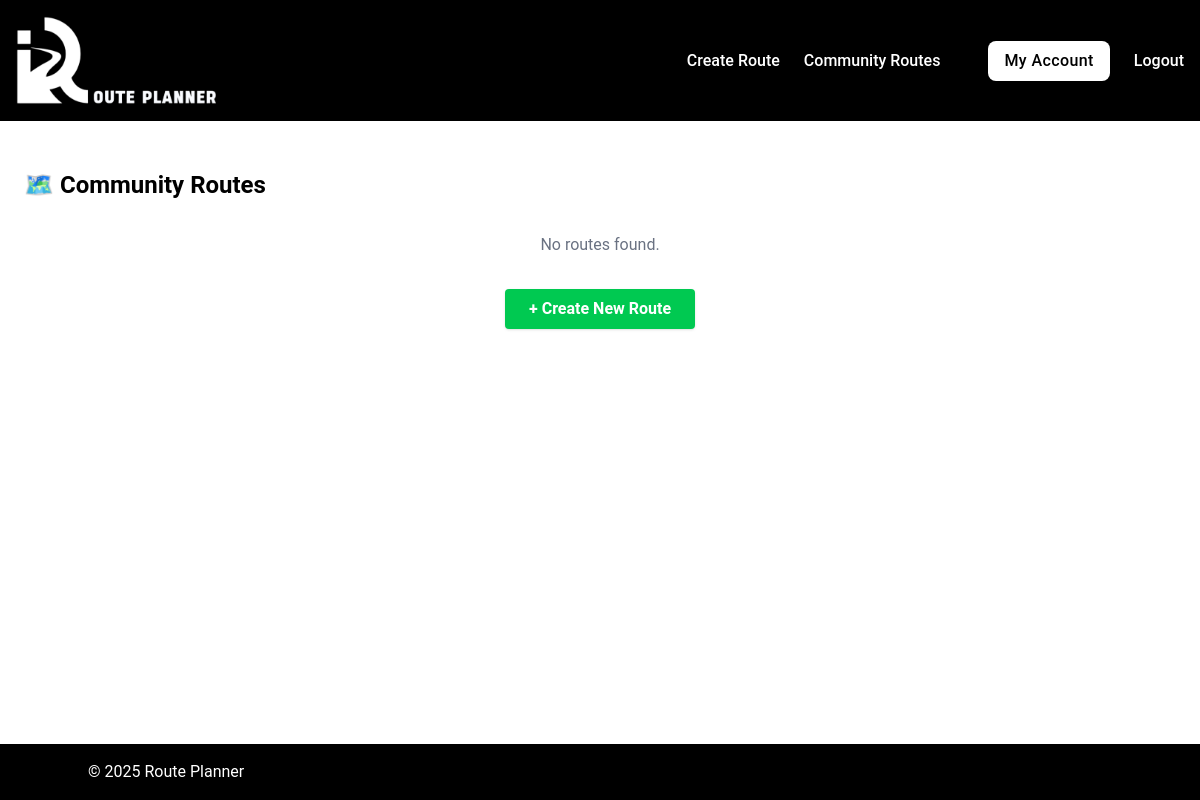
Page /routes (signed in) on the earlier database version.
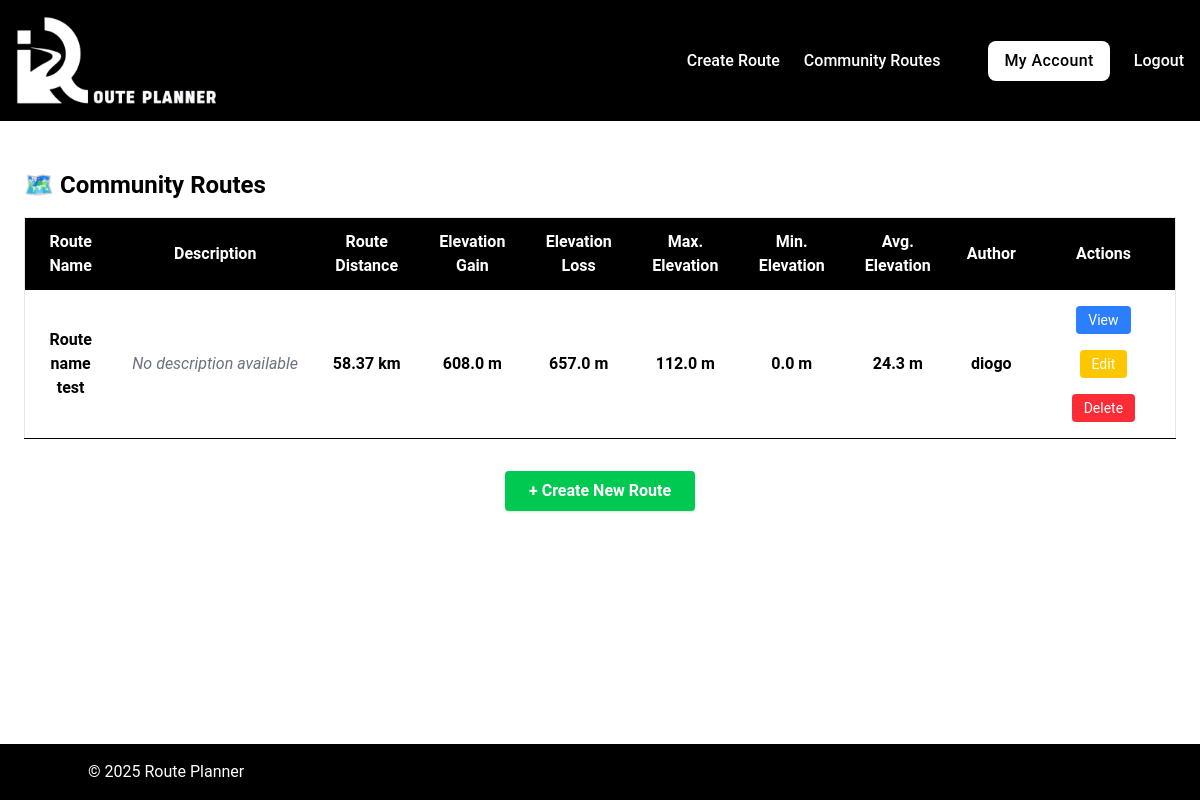
Same page on the later database version.
### tables this page shows
CREATE TABLE routes (
id INTEGER PRIMARY KEY,
user_id INTEGER NOT NULL,
name TEXT NOT NULL,
description TEXT,
coordinates TEXT NOT NULL, elevation_gain REAL DEFAULT 0, elevation_loss REAL DEFAULT 0, max_elevation REAL DEFAULT 0, min_elevation REAL DEFAULT 0, avg_elevation REAL DEFAULT 0, total_distance REAL DEFAULT 0, map_image_url TEXT,
FOREIGN KEY (user_id) REFERENCES users(id)
);

CREATE TABLE users (
id INTEGER PRIMARY KEY,
username TEXT NOT NULL UNIQUE,
email TEXT NOT NULL UNIQUE,
password TEXT NOT NULL
, profile_picture TEXT DEFAULT NULL);

### app.py (the view)
@app.route("/routes")
@login_required
def all_routes():
    routes = query_db("""
        SELECT routes.*, users.username, users.id
        FROM routes
        JOIN users ON routes.user_id = users.id
    """)
    user_id = session.get("user_id")
    return render_template(
        "routes/all_routes.html",
        routes = routes,
        user_id = user_id
        )

### helpers.py (called while the page is built)
def get_db():
    db = getattr(g, "_database", None)
    if db is None:
        db = g._database = sqlite3.connect(DATABASE)
        db.row_factory = sqlite3.Row # Allows accessing columns by name
    return db

def close_connection(exception):
    db = getattr(g, "_database", None)
    if db is not None:
        db.close()

def query_db(query, args = (), commit = False):
    connection = get_db()
    current = connection.cursor()
    current.execute(query, args)
    if commit:
        connection.commit()
    else:
        return current.fetchall()

def login_required(f):
    @wraps(f)
    def decorated_function(*args, **kwargs):
        if "user_id" not in session:
            flash("Please log in to access this page.", "error")
            return redirect("/login")
        return f(*args, **kwargs)
    return decorated_function

### templates/routes/all_routes.html (shortened to what this page needs)
{% extends "base.html" %}
{% block main %}
  <div class="max-w-7xl mx-auto my-[2%] p-6">
    <h2 class="text-2xl font-bold mb-4">
      🗺️ Community Routes
    </h2>
    {% if routes %}
      <div class="overflow-x-auto">
        <table class="min-w-full bg-white border border-gray-200">
          <thead class="bg-black text-white sticky top-0 z-10">
            <tr>
              <th class="py-3 px-4 text-center">Route Name</th>
              <th class="py-3 px-4 text-center">Description</th>
              <th class="py-3 px-4 text-center">Route Distance</th>
              <th class="py-3 px-4 text-center">Elevation Gain</th>
              <th class="py-3 px-4 text-center">Elevation Loss</th>
              <th class="py-3 px-4 text-center hidden sm:table-cell">Max. Elevation</th>
              <th class="py-3 px-4 text-center hidden sm:table-cell">Min. Elevation</th>
              <th class="py-3 px-4 text-center hidden md:table-cell">Avg. Elevation</th>
              <th class="py-3 px-4 text-center hidden sm:table-cell">Author</th>
              <th class="py-3 px-4 text-center">Actions</th>
            </tr>
          </thead>
          <tbody>
            {% for route in routes %}
              <tr class="border-b hover:bg-blue-50 text-center">
                <td class="py-2 px-4 font-semibold">{{ route.name }}</td>
                <td class="py-2 px-4 truncate max-w-xs text-gray-700">
                  {% if route.description %}
                    {{ route.description }}
                  {% else %}
                    <span class="text-gray-500 italic">No description available</span>
                  {% endif %}
                </td>
                <td class="py-2 px-4 font-semibold">{{ route.total_distance }} km</td>
                <td class="py-2 px-4 font-semibold">{{ route.elevation_gain }} m</td>
                <td class="py-2 px-4 font-semibold">{{ route.elevation_loss }} m</td>
                <td class="py-2 px-4 font-semibold hidden sm:table-cell">{{ route.max_elevation }} m</td>
                <td class="py-2 px-4 font-semibold hidden sm:table-cell">{{ route.min_elevation }} m</td>
                <td class="py-2 px-4 font-semibold hidden md:table-cell">{{ route.avg_elevation }} m</td>
                <td class="py-2 px-4 font-semibold hidden sm:table-cell">{{ route.username }}</td>
                <td class="py-2 px-4 space-x-2 text-center">
                  <a
                    class="inline-block bg-blue-500 hover:bg-blue-600 text-white px-3 py-1 rounded text-sm my-2 mx-2"
                    href="/route/{{ route.id }}">
                    View
                  </a>
                  {% if route.user_id == user_id %}
                    <a
                      class="inline-block bg-yellow-400 hover:bg-yellow-500 text-white px-3 py-1 rounded text-sm my-2 mx-2"
                      href="/route/{{ route.id }}/edit">
                      Edit
                    </a>
                    <a
                      class="inline-block bg-red-500 hover:bg-red-600 text-white px-3 py-1 rounded text-sm my-2 mx-2"
                      href="/route/{{ route.id }}/delete">
                      Delete
                    </a>
                  {% endif %}
                </td>
              </tr>
            {% endfor %}
          </tbody>
        </table>
      </div>
    {% else %}
      <p class="text-center text-gray-500 mt-8">
        No routes found.
      </p>
    {% endif %}
    <div class="mt-8 flex justify-center">
      <a
        class="bg-green-500 hover:bg-green-600 text-white font-bold py-2 px-6 rounded shadow"
        href="/">
        + Create New Route
      </a>
    </div>
  </div>
{% endblock %}

Differences in the rows shown:
added routes: name "Route name test", description "No description available", total_distance "58.37", elevation_gain "608.0", elevation_loss "657.0", max_elevation "112.0", min_elevation "0.0", avg_elevation "24.3", username "diogo"
Other differences:
text no longer shown: "No routes found."
text now shown: "Route Name Description Route Distance Elevation Gain Elevation Loss Max. Elevation Min. Elevation Avg. Elevation Author Actions"
